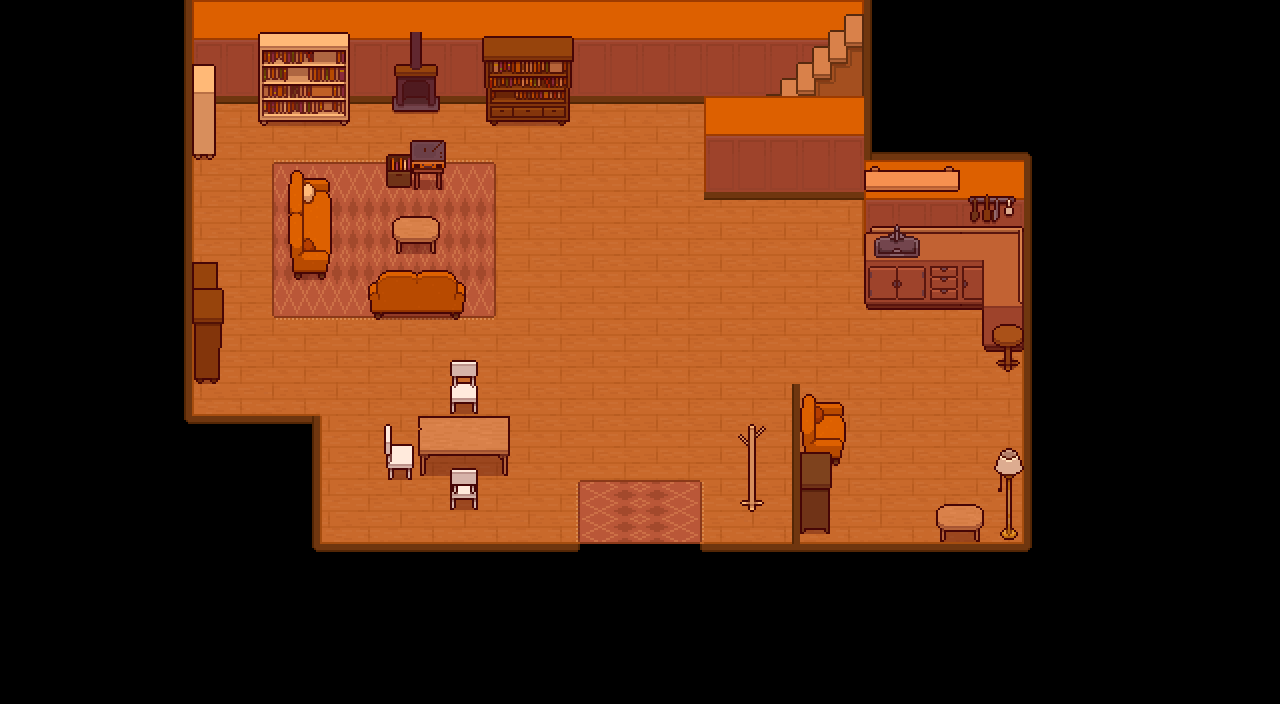

A level layout from a 2D game, rendered from its tile map. Below: a short description, then the map file with tile-grid data replaced by summaries:
An orthogonal 40x22 tile map with 32x32 px tiles, 5 tile layers (Basement, Floor, Objects1, Objects2, ...), 1 hidden layer not drawn, 4 tilesets and 2 objects (HOUSEBASE_TO_HOUSEFLOOR, HOUSE1_TO_TOWN).

<map version="1.9" tiledversion="1.9.2" orientation="orthogonal" renderorder="right-down" width="40" height="22" tilewidth="32" tileheight="32" infinite="0" nextlayerid="10" nextobjectid="6">
 <tileset firstgid="1" name="Temp_tiles" tilewidth="32" tileheight="32" tilecount="12" columns="3">
  <image source="Tilesets/Temp_tiles.png" width="96" height="128" />
  <tile id="3">
   <properties>
    <property name="Collider" type="bool" value="true" />
   </properties>
  </tile>
 </tileset>
 <tileset firstgid="13" name="TopDownHouse_DoorsAndWindows" tilewidth="32" tileheight="32" tilecount="360" columns="36">
  <image source="Tilesets/TopDownHouse_DoorsAndWindows.png" width="1152" height="320" />
 </tileset>
 <tileset firstgid="373" name="TopDownHouse_FloorsAndWalls" tilewidth="32" tileheight="32" tilecount="162" columns="18">
  <image source="Tilesets/TopDownHouse_FloorsAndWalls.png" width="576" height="288" />
 </tileset>
 <tileset firstgid="535" name="TopDownHouse_FurnitureState" tilewidth="32" tileheight="32" tilecount="558" columns="31">
  <image source="Tilesets/TopDownHouse_FurnitureState.png" width="992" height="576" />
 </tileset>
 <layer id="8" name="Basement" width="40" height="22">
  <properties>
   <property name="Draw" type="bool" value="true" />
   <property name="Navigation" type="bool" value="false" />
  </properties>
  <data>[880 cells, 337 non-empty, 15 distinct tile ids]</data>
 </layer>
 <layer id="5" name="Floor" width="40" height="22">
  <properties>
   <property name="Draw" type="bool" value="true" />
   <property name="Navigation" type="bool" value="false" />
  </properties>
  <data>[880 cells, 167 non-empty, 24 distinct tile ids]</data>
 </layer>
 <layer id="6" name="Objects1" width="40" height="22">
  <properties>
   <property name="Draw" type="bool" value="true" />
   <property name="Navigation" type="bool" value="false" />
  </properties>
  <data>[880 cells, 81 non-empty, 50 distinct tile ids]</data>
 </layer>
 <layer id="7" name="Objects2" width="40" height="22">
  <properties>
   <property name="Draw" type="bool" value="true" />
   <property name="Navigation" type="bool" value="false" />
  </properties>
  <data>[880 cells, 82 non-empty, 80 distinct tile ids]</data>
 </layer>
 <layer id="2" name="Collisions" width="40" height="22" visible="0" opacity="0.76">
  <properties>
   <property name="Draw" type="bool" value="false" />
   <property name="Navigation" type="bool" value="true" />
  </properties>
  <data>[880 cells, 222 non-empty, 1 distinct tile ids]</data>
 </layer>
 <layer id="9" name="Aboveall" width="40" height="22">
  <properties>
   <property name="DrawTop" type="bool" value="true" />
   <property name="Navigation" type="bool" value="false" />
  </properties>
  <data>[880 cells, 36 non-empty, 23 distinct tile ids]</data>
 </layer>
 <objectgroup id="4" name="TRIGGERS">
  <properties>
   <property name="Draw" type="bool" value="false" />
   <property name="Navigation" type="bool" value="false" />
  </properties>
  <object id="1" name="HOUSEBASE_TO_HOUSEFLOOR" x="736" y="96" width="32" height="96">
   <properties>
    <property name="value" value="HOUSEBASE_TO_HOUSEFLOOR" />
   </properties>
  </object>
  <object id="3" name="HOUSE1_TO_TOWN" x="576" y="544" width="128" height="32">
   <properties>
    <property name="value" value="HOUSE1_TO_TOWN" />
   </properties>
  </object>
 </objectgroup>
</map>